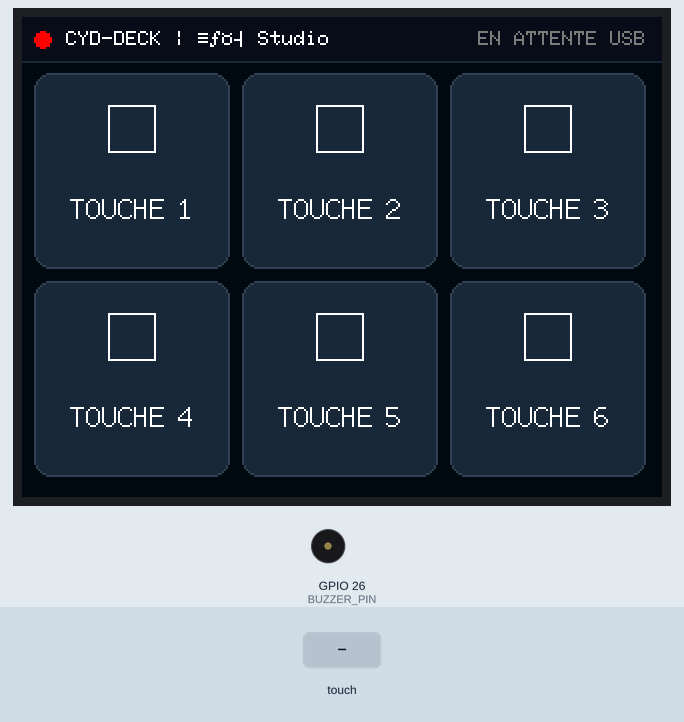
Bench run of a sketch on a simulated ESP32. Parts: 320×240 colour display, buzzer (waves = sounding, pin HIGH). Inputs (shaded band) come from the test bench. Pins used as bus, display or sensor lines are not drawn; what the sketch prints to the serial monitor is not drawn.

Above: at 1.5 s.
1.6 s: touch panel pressed at 13 % / 10 % of its raw x / y range
3.2 s: touch panel pressed at 62 % / 10 % of its raw x / y range
Timing chart, 0 to 6.2 s (numbered marks = the images above; inputs shaded):
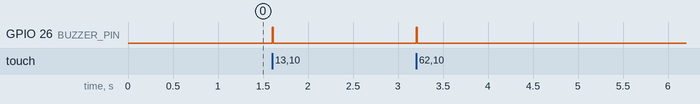

Measured:
- after the input at 1.6 s, GPIO 26 (BUZZER_PIN): LOW → HIGH at once, → LOW 0.02 s later
- after the input at 3.2 s, GPIO 26 (BUZZER_PIN): LOW → HIGH at once, → LOW 0.02 s later

The sketch:

cyd_streamdeck.ino
```cpp
/**
 * ============================================================================
 * CYD-Deck Studio — Version Arduino IDE (.ino)
 * ============================================================================
 *
 * INSTRUCTIONS POUR ARDUINO IDE :
 * 1. Installez les bibliothèques suivantes via le Gestionnaire de Bibliothèques :
 *    - TFT_eSPI (par Bodmer)
 *    - XPT2046_Touchscreen (par Paul Stoffregen)
 *    - ArduinoJson (par Benoît Blanchon)
 * 2. Dans votre dossier Documents/Arduino/libraries/TFT_eSPI/User_Setup.h :
 *    Remplacez le contenu par le fichier "User_Setup.h" fourni dans le dossier firmware/ !
 * 3. Sélectionnez la carte "ESP32 Dev Module" et le port COM de votre CYD.
 * 4. Cliquez sur Téléverser !
 */

#include <Arduino.h>
#include <SPI.h>
#include <TFT_eSPI.h>
#include <XPT2046_Touchscreen.h>
#include <ArduinoJson.h>

// Option Wi-Fi sans fil (décommentez pour activer) :
// #define ENABLE_WIFI
#ifdef ENABLE_WIFI
  #include <WiFi.h>
  #include <WebSocketsClient.h>
  const char* WIFI_SSID     = "VOTRE_BOX_WIFI";
  const char* WIFI_PASSWORD = "MOT_DE_PASSE";
  const char* WS_HOST       = "192.168.10.136"; // IP affichée dans CYD-Deck Studio
  const int   WS_PORT       = 8765;
  WebSocketsClient webSocket;
#endif

#define XPT2046_IRQ   36
#define XPT2046_MOSI  32
#define XPT2046_MISO  39
#define XPT2046_CLK   25
#define XPT2046_CS    33

#define LCD_BACKLIGHT 21
#define RGB_LED_RED   4
#define RGB_LED_GREEN 16
#define RGB_LED_BLUE  17
#define BUZZER_PIN    26

#define SCREEN_WIDTH  320
#define SCREEN_HEIGHT 240
#define NUM_BUTTONS   6

#define TOUCH_MIN_X 300
#define TOUCH_MAX_X 3800
#define TOUCH_MIN_Y 250
#define TOUCH_MAX_Y 3750

TFT_eSPI tft = TFT_eSPI();
SPIClass touchSPI = SPIClass(VSPI);
XPT2046_Touchscreen touch(XPT2046_CS, XPT2046_IRQ);

struct DeckButton {
  int id;
  String label;
  String sub;
  String icon;
  uint16_t color;
  uint16_t textColor;
  int x, y, w, h;
};

DeckButton buttons[NUM_BUTTONS];
String currentPageName = "🔴 Studio";
int currentCpuUsage = 0;
int currentRamUsage = 0;
bool isConnectedToPC = false;
unsigned long lastTouchTime = 0;

uint16_t hexToRGB565(const String& hex) {
  String clean = hex;
  if (clean.startsWith("#")) clean = clean.substring(1);
  long num = strtol(clean.c_str(), NULL, 16);
  return tft.color565((num >> 16) & 0xFF, (num >> 8) & 0xFF, num & 0xFF);
}

void drawStatusBar() {
  tft.fillRect(0, 0, SCREEN_WIDTH, 22, tft.color565(11, 15, 26));
  tft.drawFastHLine(0, 22, SCREEN_WIDTH, tft.color565(30, 41, 59));
  tft.fillCircle(10, 11, 4, isConnectedToPC ? TFT_GREEN : TFT_RED);
  tft.setTextColor(TFT_WHITE, tft.color565(11, 15, 26));
  tft.setTextSize(1);
  tft.drawString("CYD-DECK | " + currentPageName, 22, 7);

  if (isConnectedToPC) {
    String statsStr = "CPU:" + String(currentCpuUsage) + "% RAM:" + String(currentRamUsage) + "%";
    tft.setTextColor(tft.color565(96, 165, 250), tft.color565(11, 15, 26));
    tft.drawRightString(statsStr, SCREEN_WIDTH - 8, 7, 1);
  } else {
    tft.setTextColor(TFT_DARKGREY, tft.color565(11, 15, 26));
    tft.drawRightString("EN ATTENTE USB", SCREEN_WIDTH - 8, 7, 1);
  }
}

void drawButton(int idx, bool pressed = false) {
  if (idx < 0 || idx >= NUM_BUTTONS) return;
  DeckButton& b = buttons[idx];

  uint16_t bg = pressed ? TFT_WHITE : b.color;
  uint16_t border = pressed ? TFT_CYAN : tft.color565(51, 65, 85);
  uint16_t fg = pressed ? TFT_BLACK : b.textColor;

  tft.fillRoundRect(b.x, b.y, b.w, b.h, 8, bg);
  tft.drawRoundRect(b.x, b.y, b.w, b.h, 8, border);

  int cx = b.x + b.w / 2;
  int cy = b.y + 28;

  if (b.icon == "record") {
    tft.fillCircle(cx, cy, 14, TFT_RED);
    tft.drawCircle(cx, cy, 14, TFT_WHITE);
  } else if (b.icon == "play") {
    tft.fillTriangle(cx - 10, cy - 12, cx - 10, cy + 12, cx + 12, cy, fg);
  } else if (b.icon == "mic" || b.icon == "mic-off") {
    tft.fillRoundRect(cx - 6, cy - 12, 12, 18, 6, fg);
    tft.drawFastHLine(cx - 10, cy + 12, 20, fg);
    tft.drawFastVLine(cx, cy + 6, 6, fg);
  } else {
    tft.drawRect(cx - 12, cy - 12, 24, 24, fg);
  }

  tft.setTextColor(fg, bg);
  tft.setTextDatum(MC_DATUM);
  tft.drawString(b.label, cx, b.y + b.h - 30, 2);

  if (b.sub.length() > 0) {
    tft.setTextColor(pressed ? TFT_DARKGREY : tft.color565(203, 213, 225), bg);
    tft.drawString(b.sub, cx, b.y + b.h - 14, 1);
  }
}

void renderFullDeck() {
  drawStatusBar();
  for (int i = 0; i < NUM_BUTTONS; i++) {
    drawButton(i, false);
  }
}

void initLayout() {
  int startY = 28, btnW = 98, btnH = 98, gapX = 6, gapY = 6;
  for (int r = 0; r < 2; r++) {
    for (int c = 0; c < 3; c++) {
      int idx = r * 3 + c;
      buttons[idx].id = idx;
      buttons[idx].x = 6 + c * (btnW + gapX);
      buttons[idx].y = startY + r * (btnH + gapY);
      buttons[idx].w = btnW;
      buttons[idx].h = btnH;
      buttons[idx].label = "TOUCHE " + String(idx + 1);
      buttons[idx].sub = "";
      buttons[idx].icon = "square";
      buttons[idx].color = hexToRGB565("#1e293b");
      buttons[idx].textColor = TFT_WHITE;
    }
  }
}

void processSerialCommand(const String& jsonStr) {
  JsonDocument doc;
  if (deserializeJson(doc, jsonStr)) return;

  const char* cmd = doc["cmd"] | "";
  if (strcmp(cmd, "PAGE_SYNC") == 0) {
    isConnectedToPC = true;
    currentPageName = doc["pageName"] | "Page";
    JsonArray btns = doc["buttons"].as<JsonArray>();
    for (JsonObject b : btns) {
      int id = b["id"] | 0;
      if (id >= 0 && id < NUM_BUTTONS) {
        buttons[id].label = b["label"] | "";
        buttons[id].sub = b["sub"] | "";
        buttons[id].icon = b["icon"] | "square";
        buttons[id].color = hexToRGB565(b["color"] | "#1e293b");
        buttons[id].textColor = hexToRGB565(b["textColor"] | "#ffffff");
      }
    }
    renderFullDeck();
  } else if (strcmp(cmd, "STATS") == 0) {
    isConnectedToPC = true;
    currentCpuUsage = doc["cpu"] | 0;
    currentRamUsage = doc["ram"] | 0;
    drawStatusBar();
  } else if (strcmp(cmd, "SLEEP") == 0) {
    analogWrite(LCD_BACKLIGHT, doc["state"] | false ? 0 : 255);
  } else if (strcmp(cmd, "BRIGHTNESS") == 0) {
    analogWrite(LCD_BACKLIGHT, map(constrain(doc["val"] | 100, 0, 100), 0, 100, 0, 255));
  }
}

void sendTouchEvent(int buttonIndex) {
  digitalWrite(BUZZER_PIN, HIGH);
  delay(15);
  digitalWrite(BUZZER_PIN, LOW);

  drawButton(buttonIndex, true);

  JsonDocument out;
  out["event"] = "TOUCH";
  out["idx"] = buttonIndex;
  out["type"] = "click";
  serializeJson(out, Serial);
  Serial.println();

  delay(120);
  drawButton(buttonIndex, false);
}

void checkTouch() {
  if (touch.touched()) {
    TS_Point p = touch.getPoint();
    if (millis() - lastTouchTime < 300) return;
    lastTouchTime = millis();

    int screenX = map(p.y, TOUCH_MIN_Y, TOUCH_MAX_Y, 0, SCREEN_WIDTH);
    int screenY = map(p.x, TOUCH_MAX_X, TOUCH_MIN_X, 0, SCREEN_HEIGHT);
    screenX = constrain(screenX, 0, SCREEN_WIDTH);
    screenY = constrain(screenY, 0, SCREEN_HEIGHT);

    for (int i = 0; i < NUM_BUTTONS; i++) {
      DeckButton& b = buttons[i];
      if (screenX >= b.x && screenX <= (b.x + b.w) &&
          screenY >= b.y && screenY <= (b.y + b.h)) {
        sendTouchEvent(i);
        break;
      }
    }
  }
}

void setup() {
  Serial.begin(115200);
  pinMode(BUZZER_PIN, OUTPUT);
  digitalWrite(BUZZER_PIN, LOW);
  pinMode(LCD_BACKLIGHT, OUTPUT);
  analogWrite(LCD_BACKLIGHT, 255);

  tft.init();
  tft.setRotation(1);
  tft.fillScreen(tft.color565(7, 10, 18));

  touchSPI.begin(XPT2046_CLK, XPT2046_MISO, XPT2046_MOSI, XPT2046_CS);
  touch.begin(touchSPI);
  touch.setRotation(1);

  initLayout();
  renderFullDeck();
  Serial.println("{\"event\":\"READY\",\"device\":\"ESP32-2432S028R\"}");
}

void loop() {
  if (Serial.available()) {
    String line = Serial.readStringUntil('\n');
    line.trim();
    if (line.length() > 0) processSerialCommand(line);
  }
  checkTouch();
}
```
